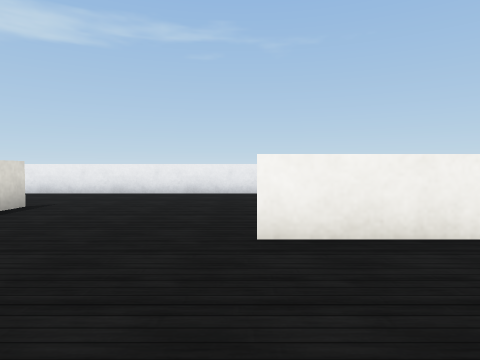
[1] (above)

24 first-person views from a walk through a world built for the Webots simulator. The camera is 0.33 m above the floor, tilts 2° down and sees 75° across. The floor is counted in squares, 0.5 m on a side. Each view is taken from the middle of a square. On the plan, view 1 faces up. The plan holds only what a view shows up to about 10 squares ahead; the rest is blank. Robots are left out. Webots' stock objects and surfaces are drawn as simple stand-ins.

[2]
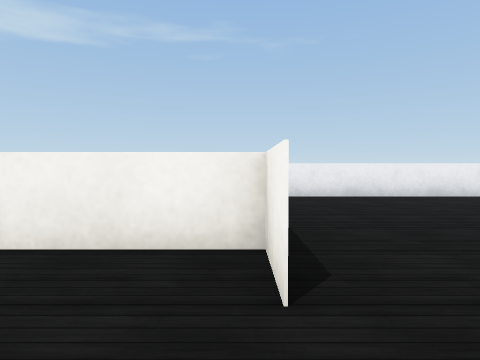

[3]
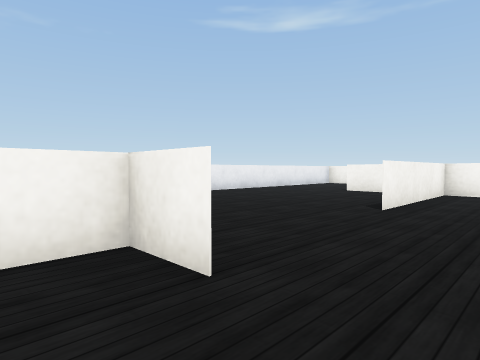

[4]
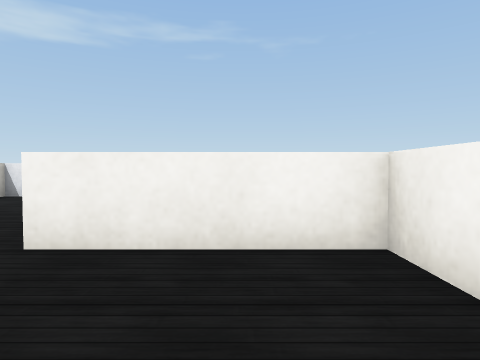

[5]
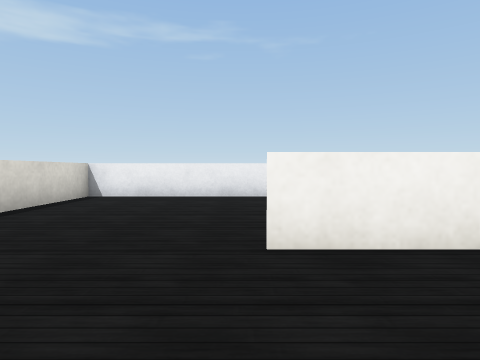

[6]
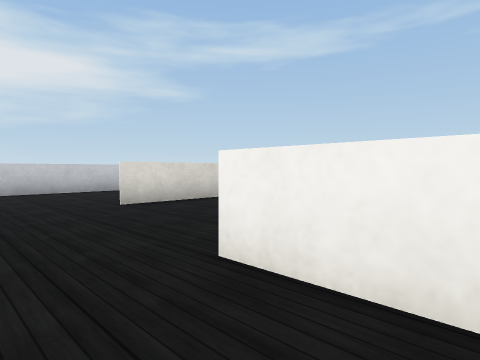

[7]
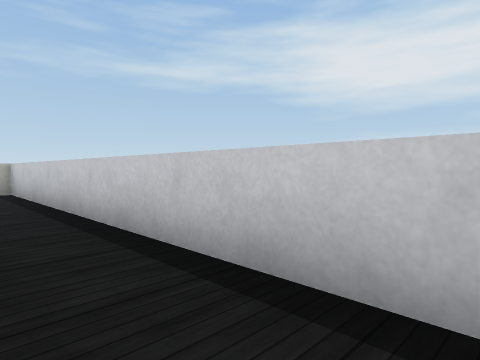

[8]
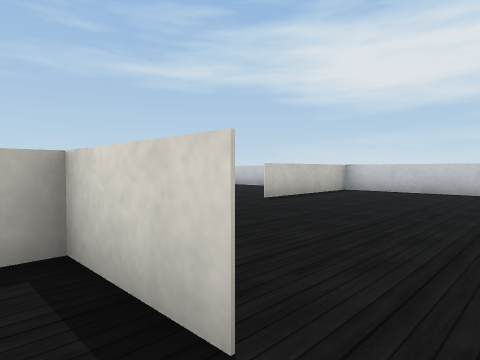

[9]
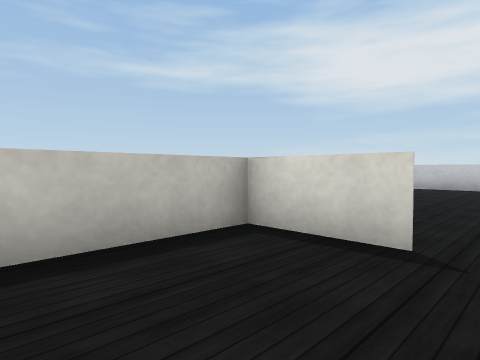

[10]
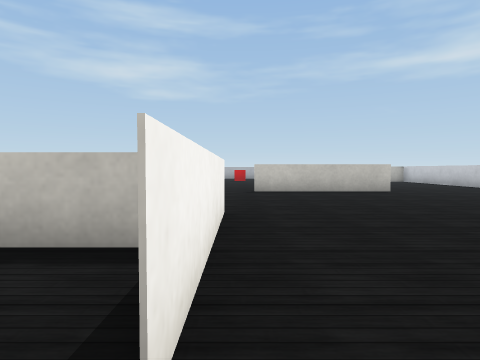

[11]
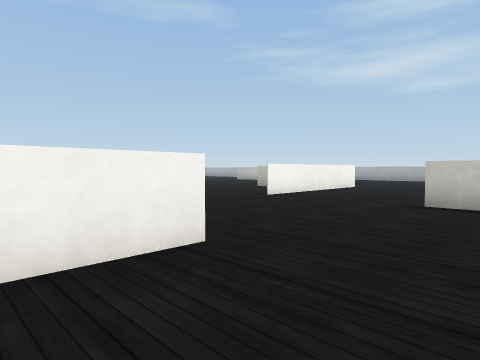

[12]
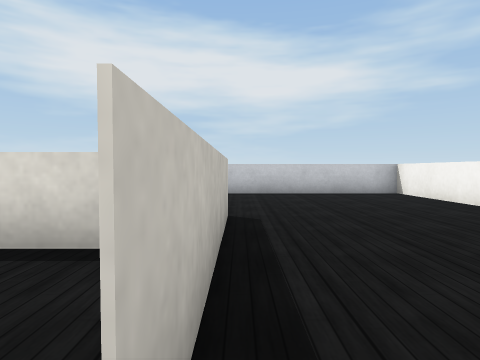

[13]
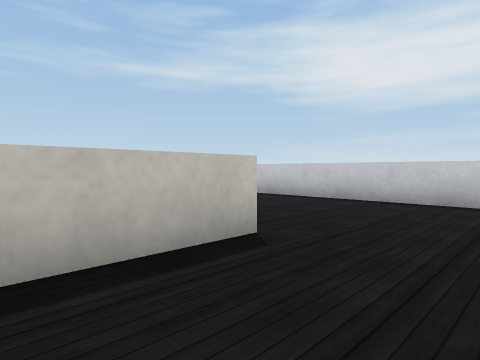

[14]
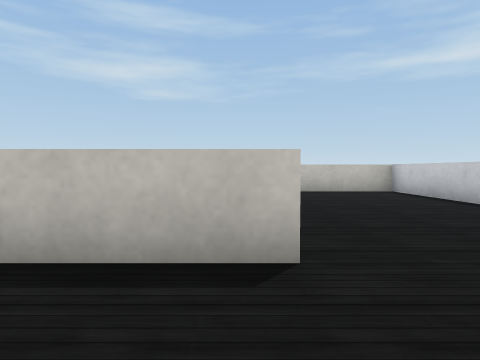

[15]
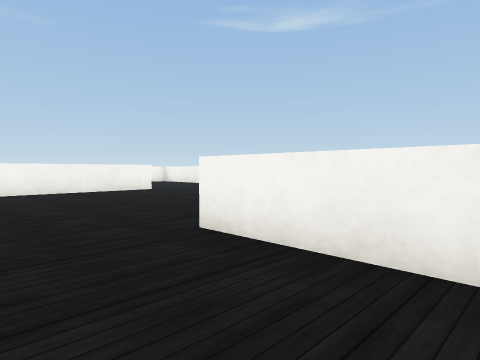

[16]
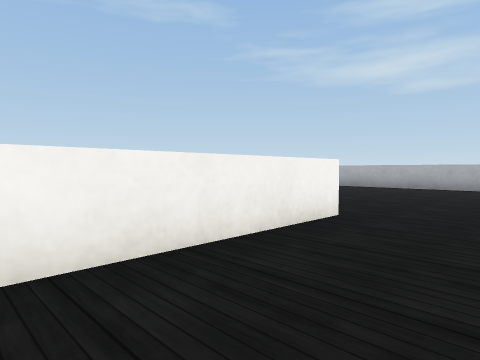

[17]
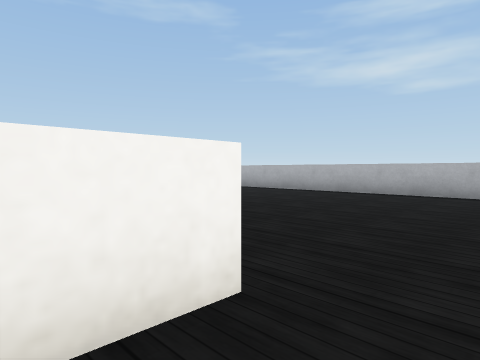

[18]
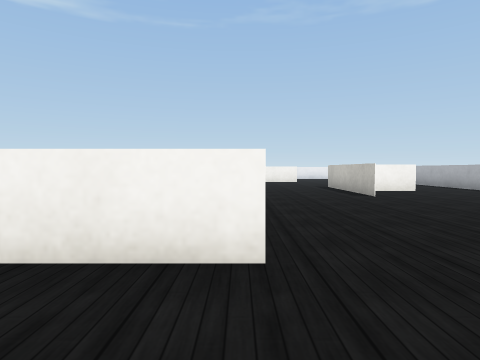

[19]
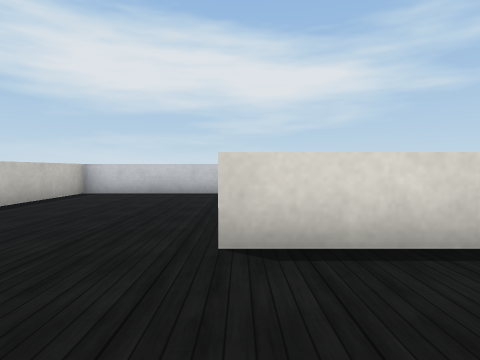

[20]
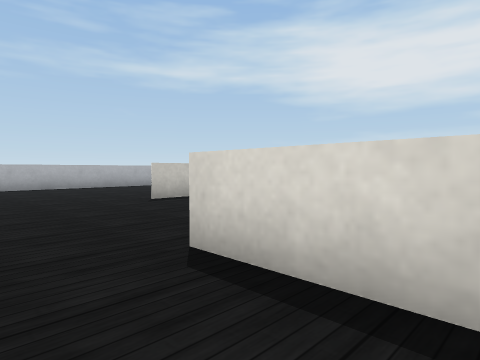

[21]
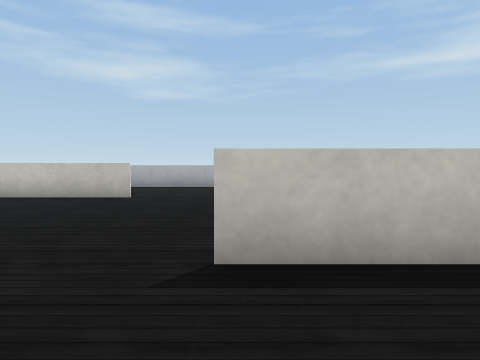

[22]
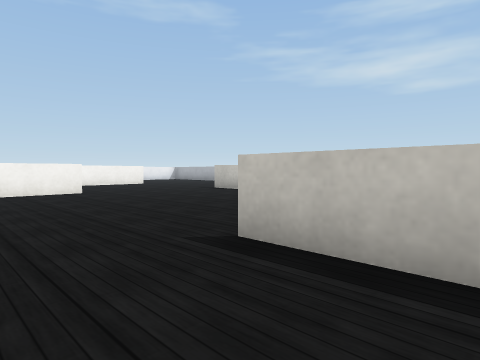

[23]
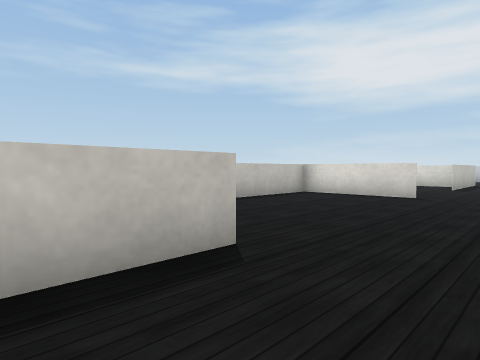

[24]
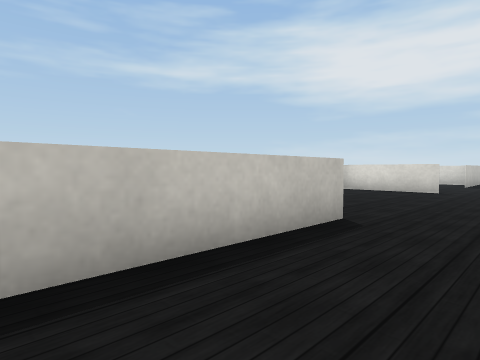

### Floor plan
Points are (right, up) in squares from view 1. A wall is a line through its corners. A room is listed if a view was taken in it or the views show most of it. See-through windows are left out.
Room 1 (views 1, 2, 3, 4, 5, 6, 7, 8, 9, 10, 11, 12, 13, 14, 15, 16, 17, 18, 19, 20, 21, 22, 23, 24)
walls: (3, -9) (6.9, -9); (-0.1, -2.6) (-3.9, -2.6); (-5.8, -4.9) (-5.8, -0.8); (-2.8, -14.3) (-2.8, -9.1) (-2.8, -12.2) (0.3, -12.2); (7.1, -13) (7.1, -11.1); (-5.7, -0.8) (-5.7, -2.6) (-3.2, -2.6); (4.1, 2.1) (4.1, 5.5); (-8.6, -10) (-8.6, -12.3); (2.5, -17.3) (5.6, -17.3); (4.3, 2.9) (0.1, 2.9); (-3.8, 2.4) (-3.8, 3.6) (-6.9, 3.6); (-10.5, -9.2) (-6.4, -9.2); (-11.5, -4.7) (-14.5, -4.7); (4.3, -19.4) (4.3, -18); (-3.8, 5.5) (-3.8, 4.9); (-3.5, -21.5) (1.8, -21.5); (1.9, 8.5) (-10.6, 8.5) (-10.6, 4.5); (-14.6, -4.7) (-10.5, -4.7); (-9.8, -21.5) (-8.5, -21.5); (-14.5, 6.2) (-14.5, -16.2) (-10.5, -16.2)

Positions as (right, up) in squares from view 1, and headings:
1: (0, 0), facing up
2: (-4, 1), facing up
3: (-5, 1), facing up-right
4: (-5, 1), facing up
5: (-7, 1), facing up
6: (-5, 2), facing up-left
7: (-13, 5), facing down-left
8: (-5, 0), facing down-left
9: (-3, 0), facing down-left
10: (-6, 0), facing down
11: (-8, -3), facing down-right
12: (-6, -9), facing left
13: (-8, -7), facing down-left
14: (-10, -7), facing down
15: (-5, -12), facing up-right
16: (-5, -10), facing down-right
17: (-4, -13), facing down-right
18: (-5, -14), facing right
19: (-6, -12), facing left
20: (-7, -10), facing down-left
21: (0, -10), facing down
22: (-2, -10), facing down-right
23: (5, -7), facing down-left
24: (7, -7), facing down-left
